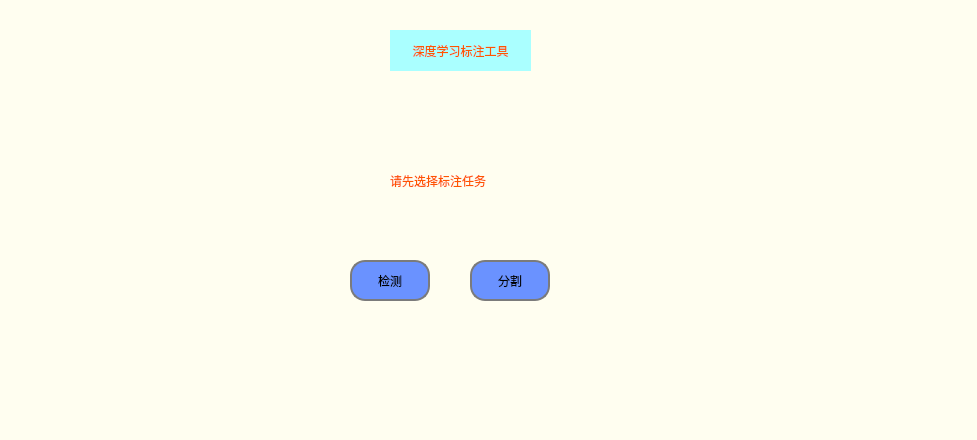
<?xml version="1.0" encoding="UTF-8"?>
<ui version="4.0">
 <class>Task</class>
 <widget class="QDialog" name="Task">
  <property name="geometry">
   <rect>
    <x>0</x>
    <y>0</y>
    <width>977</width>
    <height>440</height>
   </rect>
  </property>
  <property name="windowTitle">
   <string>Dialog</string>
  </property>
  <property name="styleSheet">
   <string notr="true">background-color: rgb(255, 254, 240);
</string>
  </property>
  <widget class="QPushButton" name="detBt">
   <property name="geometry">
    <rect>
     <x>350</x>
     <y>260</y>
     <width>80</width>
     <height>41</height>
    </rect>
   </property>
   <property name="styleSheet">
    <string notr="true">
QPushButton{
	border:2px solid#7b7b7b;
	border-radius:15px;
	background-color:#6a92ff;
	font: 75 26pt &quot;Arial&quot;;
}

QPushButton:hover{
	background-color:#aa92ff
}
QPushButton:pressed{
	background-color:#FF90ff
}</string>
   </property>
   <property name="text">
    <string>检测</string>
   </property>
  </widget>
  <widget class="QPushButton" name="segBt">
   <property name="geometry">
    <rect>
     <x>470</x>
     <y>260</y>
     <width>80</width>
     <height>41</height>
    </rect>
   </property>
   <property name="styleSheet">
    <string notr="true">
QPushButton{
	border:2px solid#7b7b7b;
	border-radius:15px;
	background-color:#6a92ff;
	font: 75 26pt &quot;Arial&quot;;
}

QPushButton:hover{
	background-color:#aa92ff
}
QPushButton:pressed{
	background-color:#FF90ff
}</string>
   </property>
   <property name="text">
    <string>分割</string>
   </property>
  </widget>
  <widget class="QLabel" name="label">
   <property name="geometry">
    <rect>
     <x>390</x>
     <y>30</y>
     <width>141</width>
     <height>41</height>
    </rect>
   </property>
   <property name="layoutDirection">
    <enum>Qt::LeftToRight</enum>
   </property>
   <property name="styleSheet">
    <string notr="true">color: rgb(255, 85, 0);
background-color: rgb(170, 255, 255);
font: 9pt &quot;黑体&quot;;
font: 12pt &quot;Agency FB&quot;;</string>
   </property>
   <property name="text">
    <string>深度学习标注工具</string>
   </property>
   <property name="alignment">
    <set>Qt::AlignCenter</set>
   </property>
   <property name="wordWrap">
    <bool>true</bool>
   </property>
  </widget>
  <widget class="QLabel" name="label_2">
   <property name="geometry">
    <rect>
     <x>390</x>
     <y>160</y>
     <width>191</width>
     <height>41</height>
    </rect>
   </property>
   <property name="styleSheet">
    <string notr="true">color: rgb(255, 85, 0);
font: 10pt &quot;幼圆&quot;;</string>
   </property>
   <property name="text">
    <string>请先选择标注任务</string>
   </property>
   <property name="textFormat">
    <enum>Qt::AutoText</enum>
   </property>
   <property name="alignment">
    <set>Qt::AlignLeading|Qt::AlignLeft|Qt::AlignVCenter</set>
   </property>
  </widget>
 </widget>
 <resources/>
 <connections/>
</ui>
